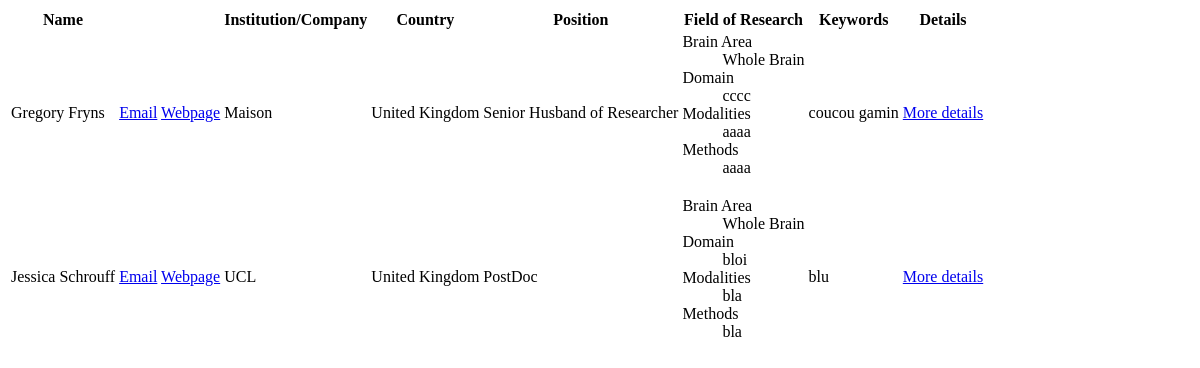
/list/, run on an earlier commit of the app's database.
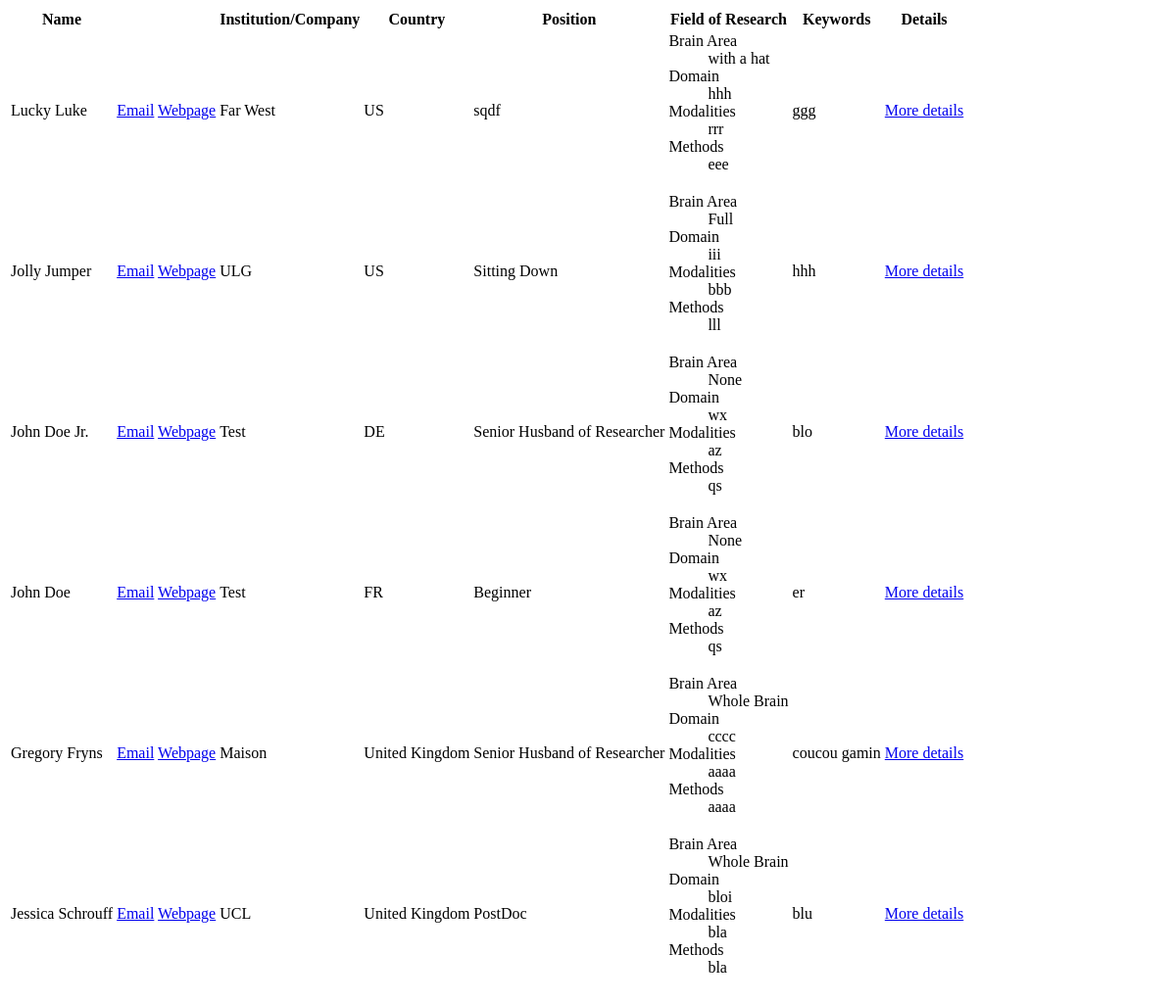
And on a later commit of the database.
### viewlist/models.py (models this page shows, shortened)
class Profile(models.Model):
    name = models.CharField(max_length=100, blank=False)
    email = models.EmailField(unique=True)
    webpage = models.URLField()
    institution = models.CharField(max_length=100, blank=False)
    country = models.CharField(
        max_length=2,
        choices=COUNTRIES,
        blank=False
    )
    position = models.CharField(max_length=30, blank=False)
    grad_date = models.DateField()
    brain_structure = models.CharField(max_length=30)
    modalities = models.CharField(max_length=50)
    methods = models.CharField(max_length=50)
    domain = models.CharField(max_length=30)
    keywords = models.CharField(max_length=250)
    publish_date = models.DateTimeField(default=timezone.now)
    last_updated = models.DateTimeField(default=timezone.now)

### viewlist/views.py (the view)
# urls.py: path('', views.IndexView.as_view(), name='index'),
class IndexView(generic.ListView):
    template_name = 'viewlist/index.html'
    def get_queryset(self):
        return Profile.objects.order_by('-publish_date')

### viewlist/templates/viewlist/index.html
{% if profile_list %}
	<table><tbody>
	<tr>
		<th>Name</th>
		<th></th>
		<th>Institution/Company</th>
		<th>Country</th>
		<th>Position</th>
		<th>Field of Research</th>
		<th>Keywords</th>
		<th>Details</th>
	</tr>
    {% for profile in profile_list %}
		<tr>
			<td>{{ profile.name }}</td>
			<td>
				{% if profile.email %}
				<a href="mailto:{{ profile.email }}">Email</a>
				{% endif %}
				{% if profile.webpage %}
				<a href="{{ profile.webpage }}" target="_blank">Webpage</a>
				{% endif %}
			</td>
			<td>{{ profile.institution }}</td>
			<td>{{ profile.country }}</td>
			<td>{{ profile.position }}</td>
			<td>
				<dl>
					<dt>Brain Area</dt><dd>{{ profile.brain_structure }}</dd>
					<dt>Domain</dt><dd>{{ profile.domain }}</dd>
					<dt>Modalities</dt><dd>{{ profile.modalities }}</dd>
					<dt>Methods</dt><dd>{{ profile.methods }}</dd>
				</dl>
			</td>
			<td>{{ profile.keywords}}</td>
			<td><a href="{% url 'viewlist:detail' profile.id %}">More details</a></td>
		</tr>
    {% endfor %}
    </tbody><table>
{% else %}
    <p>No profiles are available.</p>
{% endif %}

What changed in the data, as far as the page shows it:
added Profile: name "Lucky Luke", institution "Far West", country "US", position "sqdf", brain_structure "with a hat", domain "hhh", modalities "rrr", methods "eee", keywords "ggg"
added Profile: name "Jolly Jumper", institution "ULG", country "US", position "Sitting Down", brain_structure "Full", domain "iii", modalities "bbb", methods "lll", keywords "hhh"
added Profile: name "John Doe Jr.", institution "Test", country "DE", position "Senior Husband of Researcher", brain_structure "None", domain "wx", modalities "az", methods "qs", keywords "blo"
added Profile: name "John Doe", institution "Test", country "FR", position "Beginner", brain_structure "None", domain "wx", modalities "az", methods "qs", keywords "er"
